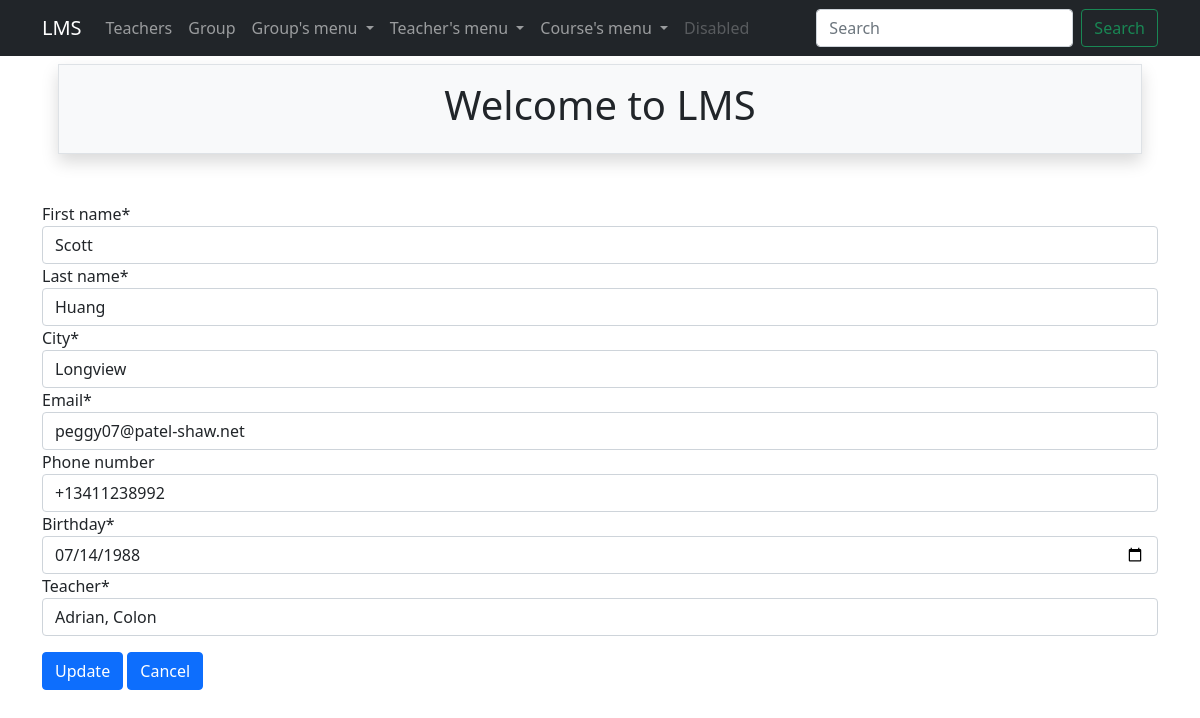
The page /groups/update/1/ on the database its author committed.
### groups/models.py (models this page shows, shortened)
class Group(Person):
    phone_number = models.CharField(max_length=70, unique=True, blank=True, null=True)
    birthday = models.DateField(default=datetime.date.today, validators=[adult_validation])
    teacher = models.ForeignKey(Teacher, on_delete=models.CASCADE, null=True, related_name='students')

### teachers/models.py (models this page shows, shortened)
class Teacher(Person):
    phone_number = models.CharField(max_length=60, unique=True, blank=True, null=True)
    def __str__(self):
        return f'{self.first_name}, {self.last_name}'

### groups/views.py (the view)
# urls.py: path('update/<int:pk>/', update_group, name='update'),
def update_group(request, pk):
    group = get_object_or_404(Group, id=pk)
    if request.method == 'GET':
        form = GroupUpdateForm(instance=group)
    elif request.method == 'POST':
        form = GroupUpdateForm(instance=group, data=request.POST)
        if form.is_valid():
            form.save()
            return HttpResponseRedirect(reverse('groups:list'))
    return render(
        request=request,
        template_name='groups/update.html',
        context={'form': form}
    )

### groups/forms.py
class GroupUpdateForm(GroupBaseForm):
    class Meta(GroupBaseForm.Meta):
        model = Group
        fields = '__all__'

### groups/templates/groups/update.html (shortened to what this page needs)
{% extends 'base.html' %}
{% load crispy_forms_tags %}
{% block content %}
    <form method="post">
        {{form | crispy}}
        <input class="btn btn-primary mt-3" type="submit" value="Update">
        <a class="btn btn-primary mt-3" href="{% url 'groups:list' %}">Cancel</a>
    </form>
{% endblock %}

### rows shown on the page
Group: first_name "Scott", last_name "Huang", city "Longview", email "peggy07@patel-shaw.net", phone_number "+13411238992", birthday "07/14/1988", teacher "Adrian, Colon"
